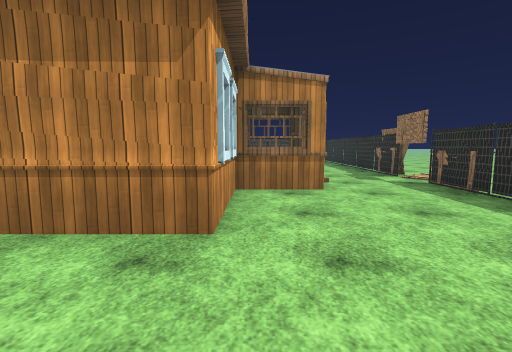
View 1 (above)

24 first-person views from a walk through a 3-D level made in the Unity game engine. The camera is 1.4 m above the floor, tilts 6° down and sees 85° across. The floor is counted in squares, 2 m on a side. Each view is taken from the middle of a square. On the plan, view 1 faces up. The plan holds only what a view shows up to about 9 squares ahead; the rest is blank. The place goes on beyond the plan. The player character is not drawn. Door leaves are left out, so doorways stand open. Some surface patterns are stand-ins.

View 2
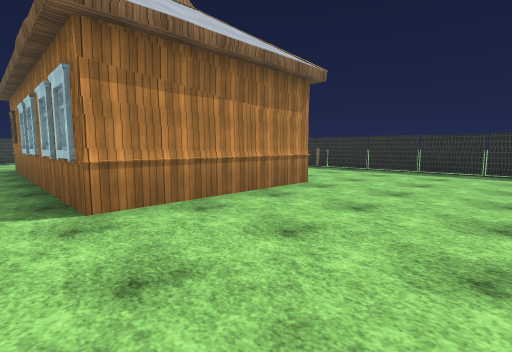

View 3
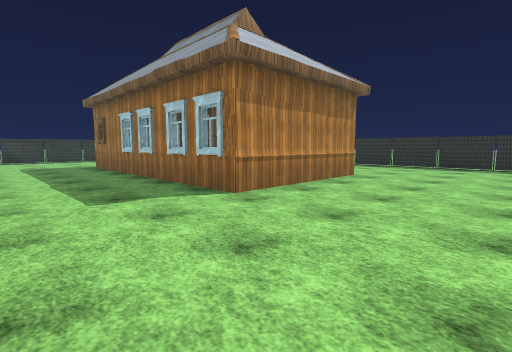

View 4
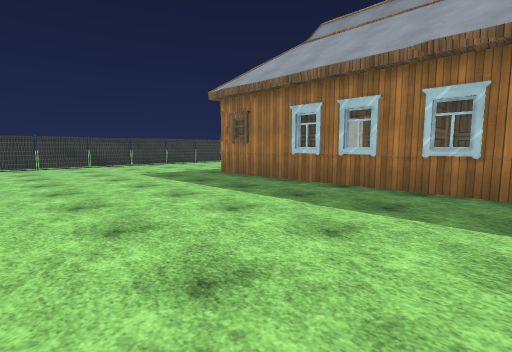

View 5
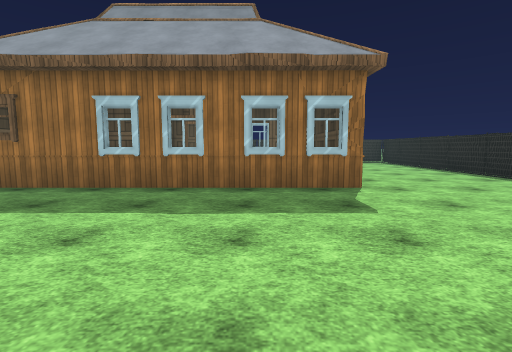

View 6
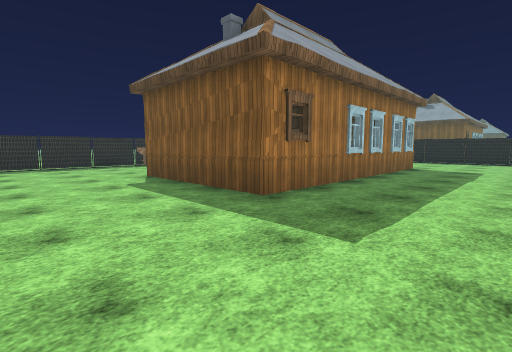

View 7
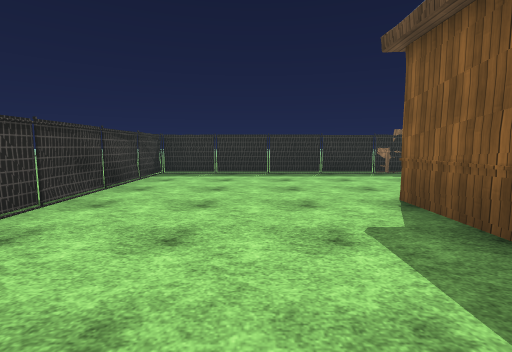

View 8
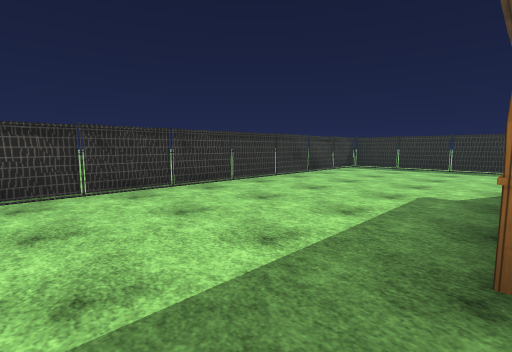

View 9
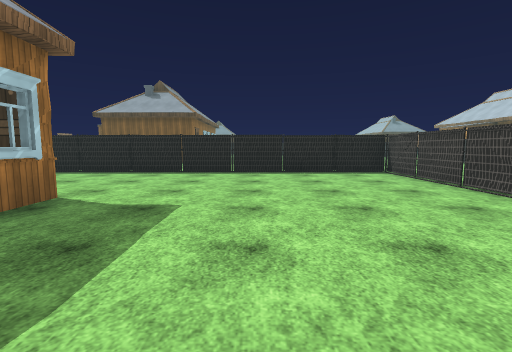

View 10
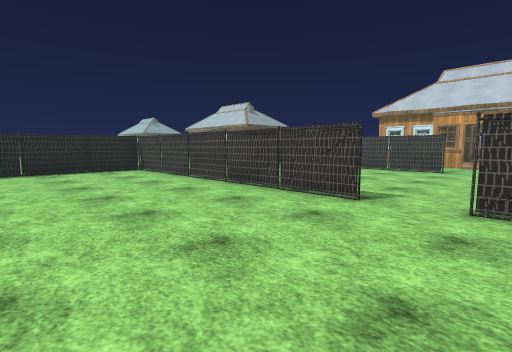

View 11
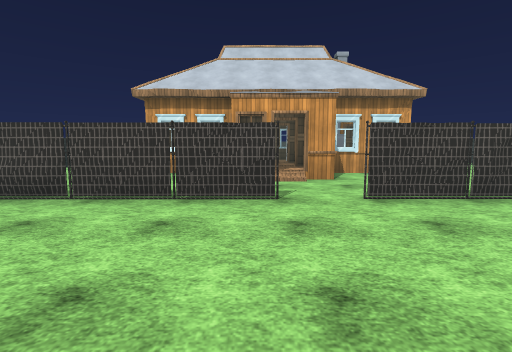

View 12
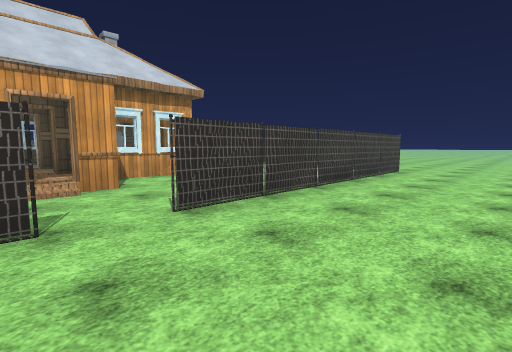

View 13
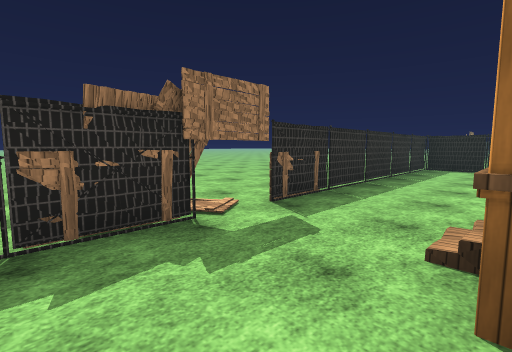

View 14
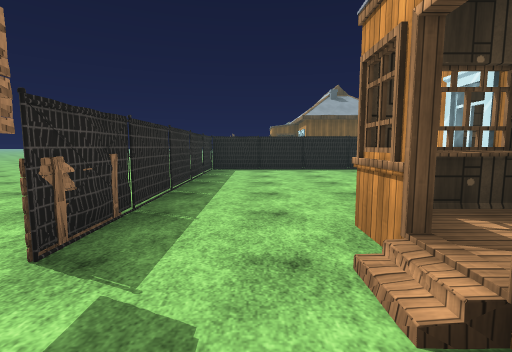

View 15
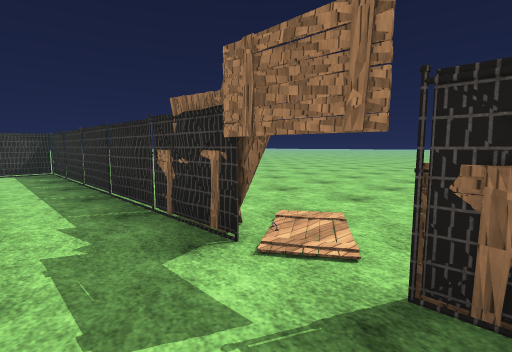

View 16
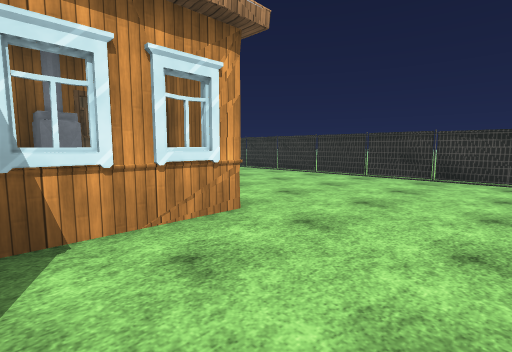

View 17
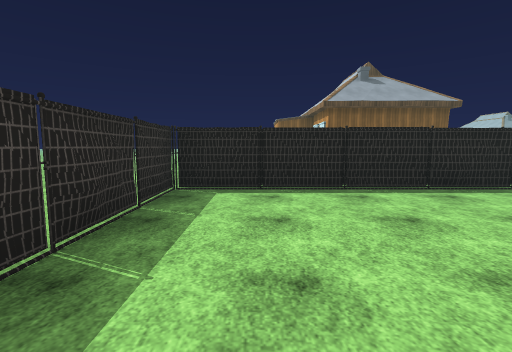

View 18
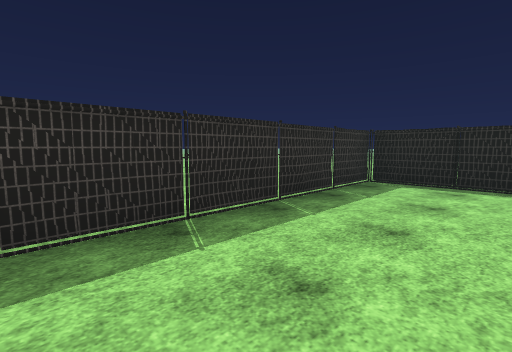

View 19
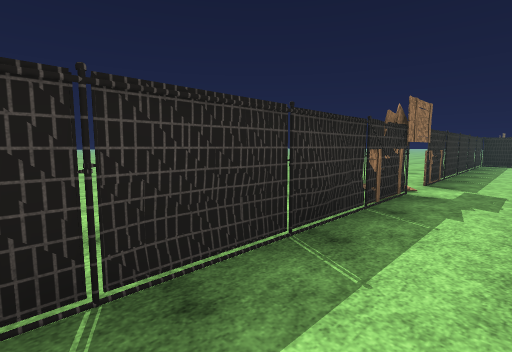

View 20
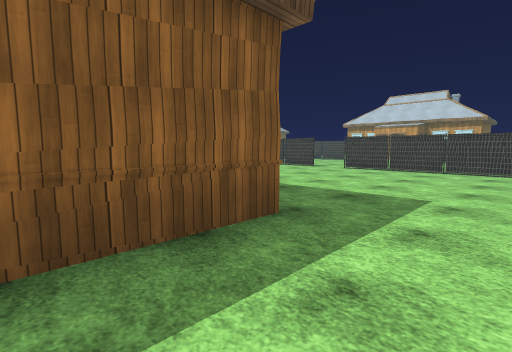

View 21
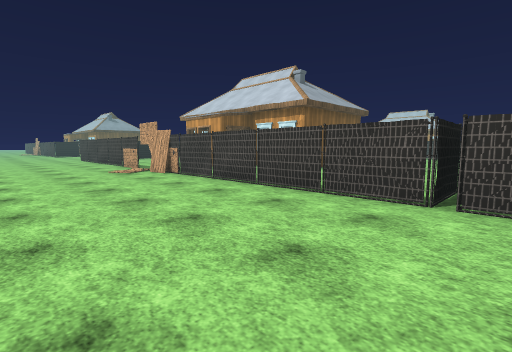

View 22
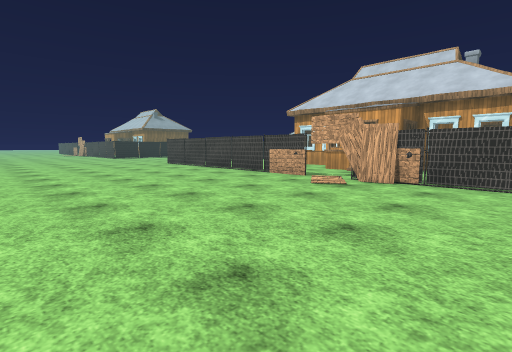

View 23
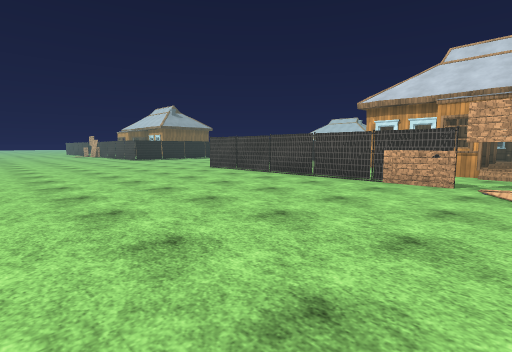

View 24
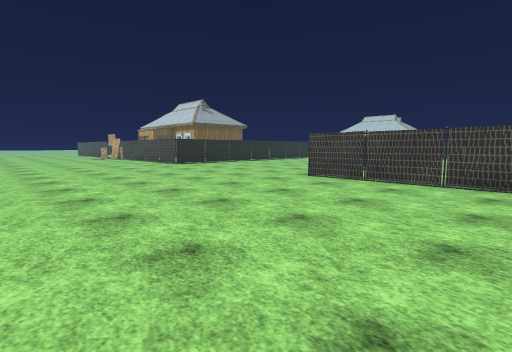

### Floor plan
Key: @ floor where view 1 was taken; # wall or solid block; . floor; D open door; = window, fence, low wall or low ledge; H house; O other object.
Columns run from 21 left of view 1 to 9 right of it. Each row starts with its distance up from view 1.
 13     ##...    #.##########.
 12      #...   ............#.
 11      #... #.............#.
 10      #... #.............#......
  9 HH# .#... #......#####..#......
  8 O##..#... #......H####..#......
  7 O##..#... #......######.OO.....
  6 ##DHDD....DD.....####DHDD#...
  5   ##.D....#......# ####.D...
  4      #... # .....#####..#....
  3  ##. #..  # .....#####..#....
  2   H..#.   #......H####..#....
  1           #.............#. ..
  0           #..........@..#.
 -1           #.............#....
 -2           ###############....
 -3                     ..  #....
 -4                         #....
 -5                         =....
 -6                         #......
 -7                         #......
 -8                         #......
 -9                        DO......
-10                    ####.D......
-11                      ##.#......
-12                         #......
-13                         #......
-14                         #......
-15                         #......
-16                         #......
-17                         #......
-18                         .......
-19                         .......
-20                          ......
-21                           .....
-22                            ....

Where each view was taken, in squares from view 1:
view 1: 0 up, 0 right, facing up
view 2: 1 down, 5 left, facing up-right
view 3: 1 down, 7 left, facing up-right
view 4: 3 up, 9 left, facing up-right
view 5: 4 up, 9 left, facing right
view 6: 12 up, 7 left, facing down-right
view 7: 11 up, 4 left, facing right
view 8: 9 up, 6 left, facing up-right
view 9: 6 up, 7 left, facing down
view 10: 7 up, 7 left, facing down-left
view 11: 5 up, 12 left, facing left
view 12: 5 up, 13 left, facing up-left
view 13: 8 up, 1 right, facing down-right
view 14: 7 up, 2 right, facing down
view 15: 5 up, 2 right, facing up-right
view 16: 7 up, 2 right, facing up-left
view 17: 3 up, 2 right, facing down
view 18: 4 up, 1 right, facing down-right
view 19: 11 up, 2 right, facing down-right
view 20: 11 up, 2 left, facing down-left
view 21: 1 down, 7 right, facing down-left
view 22: 6 down, 9 right, facing down-left
view 23: 9 down, 9 right, facing down-left
view 24: 13 down, 9 right, facing down-left
